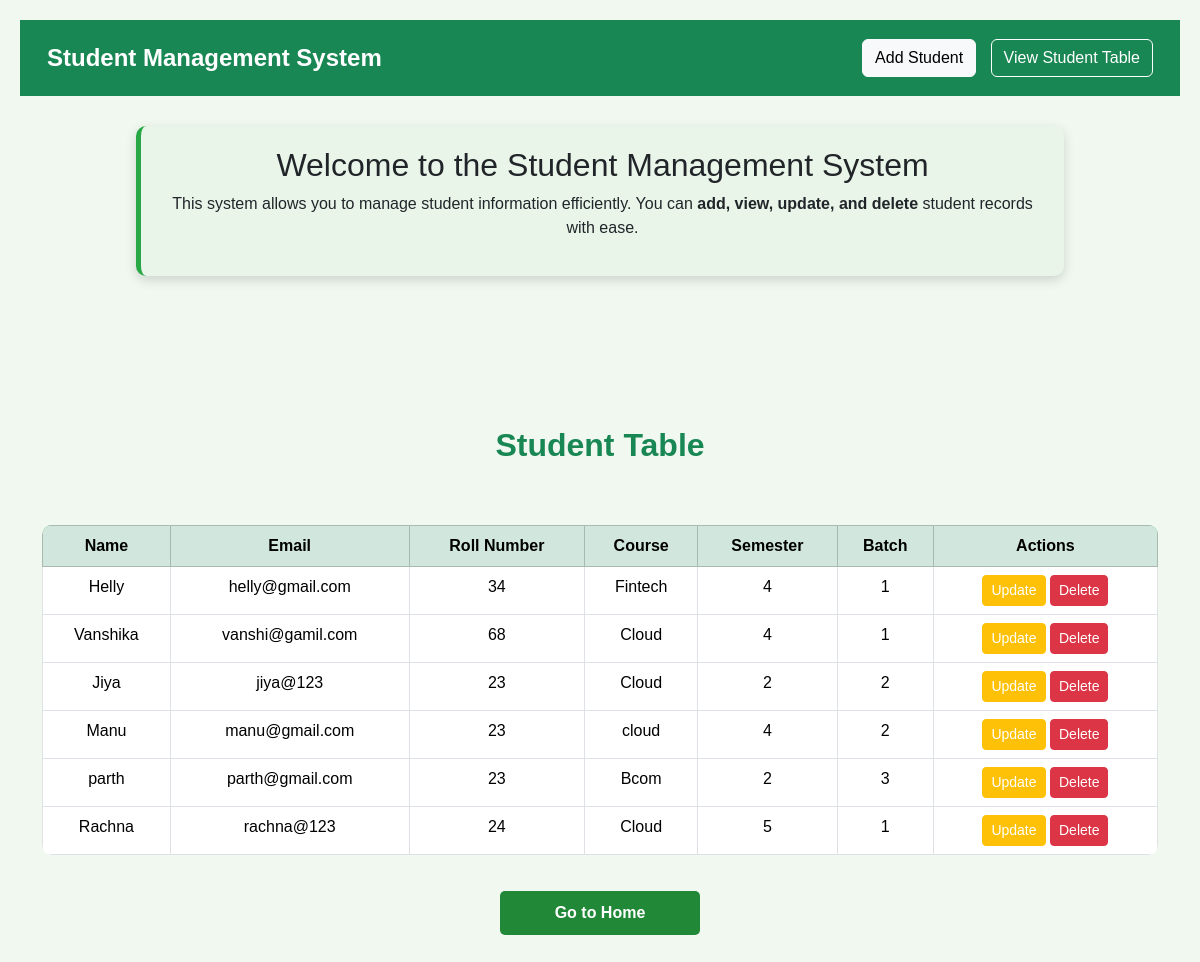
Screenshot of /table/ with the database file from the repository.
### students/models.py (models this page shows)
class Student(models.Model):
    Name = models.CharField(max_length=50)
    Email = models.EmailField(max_length=50)
    Roll_Number = models.CharField(max_length=50)
    Course = models.CharField(max_length=50)
    Semester = models.IntegerField()
    Batch = models.IntegerField()

### MyProject/views.py (the view)
# urls.py: path('table/',views.table),
def table(request):
    data = Student.objects.all()
    return render(request,"table.html",{"data":data})

### templates/table.html (shortened to what this page needs)
{% include "header.html" %}
    <div class="container mt-4">
        <h2 id="student-table-title" class="text-center text-success">Student Table</h2>
        <div class="table-responsive mt-3">
            <table class="table table-bordered table-hover text-center" id="student-table">
                <thead class="table-success">
                    <tr>
                        <th>Name</th>
                        <th>Email</th>
                        <th>Roll Number</th>
                        <th>Course</th>
                        <th>Semester</th>
                        <th>Batch</th>
                        <th>Actions</th>
                    </tr>
                </thead>
                <tbody>
                    {% for i in data %}
                    <tr>
                        <td>{{ i.Name }}</td>
                        <td>{{ i.Email }}</td>
                        <td>{{ i.Roll_Number }}</td>
                        <td>{{ i.Course }}</td>
                        <td>{{ i.Semester }}</td>
                        <td>{{ i.Batch }}</td>
                        <td>
                            <a href="/update/{{ i.id }}" class="btn btn-warning btn-sm">Update</a>
                            <a href="/delete/{{ i.id }}" class="btn btn-danger btn-sm">Delete</a>
                        </td>
                    </tr>
                    {% endfor %}
                </tbody>
            </table>
        </div>
    </div>
    <a href="/home" id="home-btn">Go to Home</a>
</body>
</html>

### templates/header.html (shortened to what this page needs)
<!DOCTYPE html>
<html lang="en">
<head>
    <link rel="stylesheet" href="/static/bootstrap/css/bootstrap.min.css">
</head>
<body id="student-page">
    <nav class="navbar navbar-expand-lg navbar-dark bg-success">
        <div class="container">
            <a class="navbar-brand" href="#">Student Management System</a>
            <div>
                <a href="/add" class="btn btn-light">Add Student</a>
                <a href="/table" class="btn btn-outline-light">View Student Table</a>
            </div>
        </div>
    </nav>
    <div class="container info-section">
        <h2>Welcome to the Student Management System</h2>
        <p>
            This system allows you to manage student information efficiently.
            You can <strong>add, view, update, and delete</strong> student records with ease.
        </p>
    </div>

### rows the page displays
Student: Name "Helly", Email "helly@gmail.com", Roll_Number "34", Course "Fintech", Semester "4", Batch "1"
Student: Name "Vanshika", Email "vanshi@gamil.com", Roll_Number "68", Course "Cloud", Semester "4", Batch "1"
Student: Name "Jiya", Email "jiya@123", Roll_Number "23", Course "Cloud", Semester "2", Batch "2"
Student: Name "Manu", Email "manu@gmail.com", Roll_Number "23", Course "cloud", Semester "4", Batch "2"
Student: Name "parth", Email "parth@gmail.com", Roll_Number "23", Course "Bcom", Semester "2", Batch "3"
Student: Name "Rachna", Email "rachna@123", Roll_Number "24", Course "Cloud", Semester "5", Batch "1"
